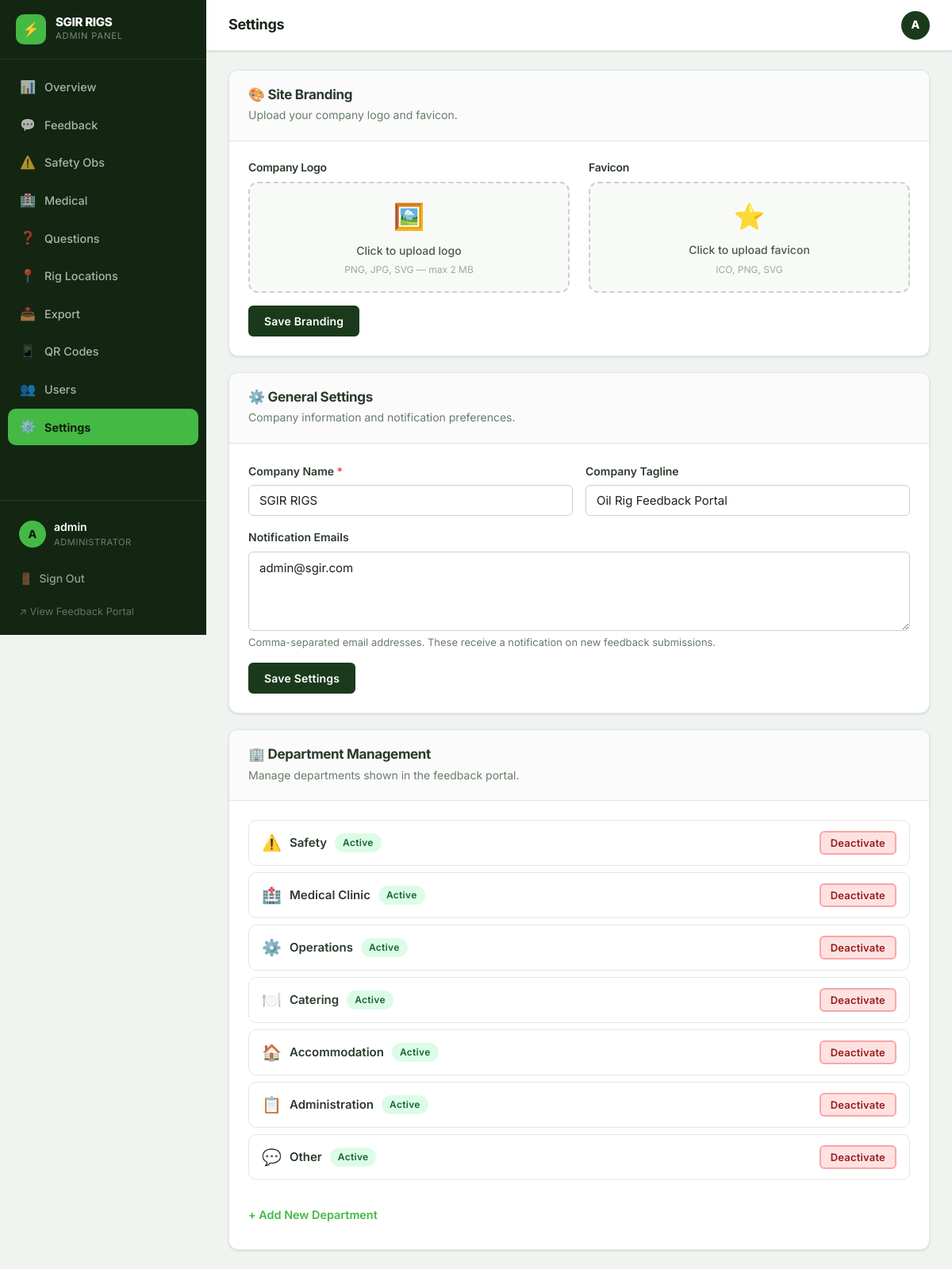
The app's page /dashboard/settings.php (signed in) with its own data.
### tables this page shows
CREATE TABLE IF NOT EXISTS admin_settings (
    id                  INT UNSIGNED PRIMARY KEY DEFAULT 1,
    notification_emails TEXT         NULL,
    company_name        VARCHAR(150) NOT NULL DEFAULT 'SGIR RIGS',
    company_tagline     VARCHAR(255) NOT NULL DEFAULT 'Feedback Portal',
    logo_path           VARCHAR(500) NULL,
    favicon_path        VARCHAR(500) NULL,
    updated_at          DATETIME     NOT NULL DEFAULT CURRENT_TIMESTAMP ON UPDATE CURRENT_TIMESTAMP
);

CREATE TABLE IF NOT EXISTS departments (
    id         INT UNSIGNED AUTO_INCREMENT PRIMARY KEY,
    name       VARCHAR(100) NOT NULL,
    slug       VARCHAR(100) NOT NULL UNIQUE,
    icon       VARCHAR(20)  NOT NULL DEFAULT '💬',
    is_active  TINYINT(1)   NOT NULL DEFAULT 1,
    sort_order INT          NOT NULL DEFAULT 0,
    created_at DATETIME     NOT NULL DEFAULT CURRENT_TIMESTAMP
);

### includes/helpers.php (called while the page is built, shortened)
<?php
function h(?string $str): string
{
    return htmlspecialchars((string)$str, ENT_QUOTES | ENT_SUBSTITUTE, 'UTF-8');
}
function get_site_settings(PDO $pdo): array
{
    $stmt = $pdo->query('SELECT * FROM admin_settings WHERE id = 1 LIMIT 1');
    $row  = $stmt->fetch();
    $settings = $row ?: [
        'id'                  => 1,
        'notification_emails' => '',
        'company_name'        => APP_NAME,
        'company_tagline'     => APP_TAGLINE,
        'logo_path'           => null,
        'favicon_path'        => null,
    ];
    return $settings;
}

### dashboard/settings.php (the view, shortened to what this page needs)
<?php
require_once ROOT . '/config/database.php';
require_once ROOT . '/includes/helpers.php';
$settings     = get_site_settings($pdo);
$current_page = 'settings';
$departments = $pdo->query('SELECT * FROM departments ORDER BY sort_order, name')->fetchAll();
$faviconPath = $settings['favicon_path'] ? BASE_URL . '/' . ltrim($settings['favicon_path'], '/') : null;
?>
<!DOCTYPE html>
<html lang="en">
<head>
<link rel="stylesheet" href="<?= ASSET_URL ?>/css/main.css">
<link rel="stylesheet" href="<?= ASSET_URL ?>/css/dashboard.css">
</head>
<body class="dashboard-body">
<div class="dashboard-layout">
<?php require_once ROOT . '/includes/sidebar.php'; ?>
<div class="main-content">
  <div class="topbar">
    <div class="topbar-left">
      <h1 class="topbar-title">Settings</h1>
    </div>
    <div class="topbar-right">
      <div class="topbar-avatar"><?= mb_strtoupper(mb_substr($_SESSION['username'] ?? 'A', 0, 1)) ?></div>
    </div>
  </div>
  <div class="page-content">
    <div class="settings-layout">
      <div class="card settings-card">
        <div class="card-header settings-card-header">
          <h2>🎨 Site Branding</h2>
          <p>Upload your company logo and favicon.</p>
        </div>
        <div class="card-body">
          <form method="POST" action="" enctype="multipart/form-data">
            <div class="branding-row">
              <div class="branding-item">
                <h4>Company Logo</h4>
                <div class="upload-box" id="logoBox">
                  <?php if ($logoPath): ?>
                    <img src="<?= h($logoPath) ?>" alt="Current Logo" class="upload-preview">
                  <?php else: ?>
                    <div class="upload-prompt">
                      <div class="upload-icon">🖼️</div>
                      <p>Click to upload logo</p>
                      <small>PNG, JPG, SVG — max 2 MB</small>
                    </div>
                  <?php endif; ?>
                </div>
              </div>
              <div class="branding-item">
                <h4>Favicon</h4>
                <div class="upload-box upload-box--small" id="faviconBox">
                  <?php if ($faviconPath): ?>
                    <img src="<?= h($faviconPath) ?>" alt="Current Favicon" class="upload-preview">
                  <?php else: ?>
                    <div class="upload-prompt">
                      <div class="upload-icon">⭐</div>
                      <p>Click to upload favicon</p>
                      <small>ICO, PNG, SVG</small>
                    </div>
                  <?php endif; ?>
                </div>
              </div>
            </div>
            <button type="submit" class="btn btn-primary mt-4">Save Branding</button>
          </form>
        </div>
      </div>
      <div class="card settings-card">
        <div class="card-header settings-card-header">
          <h2>⚙️ General Settings</h2>
          <p>Company information and notification preferences.</p>
        </div>
        <div class="card-body">
          <form method="POST" action="">
            <div class="settings-form-grid">
              <div class="form-group">
                <label class="form-label required" for="company_name">Company Name</label>
                <input type="text" id="company_name" name="company_name" class="form-input"
                       value="<?= h($settings['company_name']) ?>" required>
              </div>
              <div class="form-group">
                <label class="form-label" for="company_tagline">Company Tagline</label>
                <input type="text" id="company_tagline" name="company_tagline" class="form-input"
                       value="<?= h($settings['company_tagline']) ?>"
                       placeholder="e.g., Oil Rig Feedback Portal">
              </div>
            </div>
            <div class="form-group">
              <label class="form-label" for="notification_emails">Notification Emails</label>
              <textarea id="notification_emails" name="notification_emails"
                        class="form-textarea" rows="3"
                        placeholder="admin@example.com, manager@example.com"><?= h($settings['notification_emails'] ?? '') ?></textarea>
              <p class="form-hint">Comma-separated email addresses. These receive a notification on new feedback submissions.</p>
            </div>
            <button type="submit" class="btn btn-primary">Save Settings</button>
          </form>
        </div>
      </div>
      <div class="card settings-card">
        <div class="card-header settings-card-header">
          <h2>🏢 Department Management</h2>
          <p>Manage departments shown in the feedback portal.</p>
        </div>
        <div class="card-body">
          <div class="dept-list">
            <?php foreach ($departments as $dept): ?>
            <div class="dept-list-item <?= $dept['is_active'] ? '' : 'dept-list-item--inactive' ?>">
              <div class="dept-list-info">
                <span class="dept-list-icon"><?= $dept['icon'] ?></span>
                <span class="dept-list-name"><?= h($dept['name']) ?></span>
                <span class="badge <?= $dept['is_active'] ? 'badge-actioned' : 'badge-new' ?>">
                  <?= $dept['is_active'] ? 'Active' : 'Inactive' ?>
                </span>
              </div>
              <form method="POST" action="" class="dept-toggle-form">
                <button type="submit" class="btn btn-sm <?= $dept['is_active'] ? 'btn-danger' : 'btn-outline' ?>">
                  <?= $dept['is_active'] ? 'Deactivate' : 'Activate' ?>
                </button>
              </form>
            </div>
            <?php endforeach; ?>
          </div>
          <details class="add-dept-details">
            <summary class="add-dept-summary">+ Add New Department</summary>
          </details>
        </div>
      </div>
    </div>
  </div>
</div>
</div>
</body>
</html>

### includes/sidebar.php (shortened to what this page needs)
<?php
$company  = h($settings['company_name'] ?? APP_NAME);
$logoPath = !empty($settings['logo_path'])
    ? BASE_URL . '/' . ltrim($settings['logo_path'], '/')
    : null;
$username = h($_SESSION['username'] ?? 'Admin');
$_sidebar_role = $_SESSION['user_role'] ?? 'admin';
$nav_items_all = [
    'overview'  => ['icon' => '📊', 'label' => 'Overview',    'url' => BASE_URL . '/dashboard/overview.php',  'roles' => ['admin','supervisor']],
    'feedback'  => ['icon' => '💬', 'label' => 'Feedback',    'url' => BASE_URL . '/dashboard/feedback.php',  'roles' => ['admin','supervisor']],
    'safety'    => ['icon' => '⚠️', 'label' => 'Safety Obs', 'url' => BASE_URL . '/dashboard/safety.php',    'roles' => ['admin','supervisor']],
    'medical'   => ['icon' => '🏥', 'label' => 'Medical',     'url' => BASE_URL . '/dashboard/medical.php',   'roles' => ['admin','supervisor']],
    'questions' => ['icon' => '❓', 'label' => 'Questions',   'url' => BASE_URL . '/dashboard/questions.php', 'roles' => ['admin']],
    'locations' => ['icon' => '📍', 'label' => 'Rig Locations','url' => BASE_URL . '/dashboard/locations.php', 'roles' => ['admin']],
    'export'    => ['icon' => '📥', 'label' => 'Export',      'url' => BASE_URL . '/dashboard/export.php',    'roles' => ['admin']],
    'qrcodes'   => ['icon' => '📱', 'label' => 'QR Codes',    'url' => BASE_URL . '/dashboard/qr-codes.php', 'roles' => ['admin']],
    'users'     => ['icon' => '👥', 'label' => 'Users',       'url' => BASE_URL . '/dashboard/users.php',     'roles' => ['admin']],
    'settings'  => ['icon' => '⚙️', 'label' => 'Settings',   'url' => BASE_URL . '/dashboard/settings.php',  'roles' => ['admin']],
];
$nav_items = array_filter(
    $nav_items_all,
    fn($item) => in_array($_sidebar_role, $item['roles'], true)
);
?>
<aside class="sidebar" id="sidebar">
  <div class="sidebar-logo-wrap">
    <?php if ($logoPath): ?>
      <img src="<?= h($logoPath) ?>" alt="<?= $company ?>" class="sidebar-logo-img">
    <?php else: ?>
      <div class="sidebar-logo-icon">⚡</div>
    <?php endif; ?>
    <div class="sidebar-logo-text">
      <span class="sidebar-company"><?= $company ?></span>
      <span class="sidebar-sub">Admin Panel</span>
    </div>
  </div>
  <nav class="sidebar-nav" role="navigation" aria-label="Main navigation">
    <?php foreach ($nav_items as $key => $item): ?>
      <a href="<?= $item['url'] ?>"
         class="sidebar-nav-item <?= $current_page === $key ? 'active' : '' ?>"
         <?= $current_page === $key ? 'aria-current="page"' : '' ?>>
        <span class="nav-icon"><?= $item['icon'] ?></span>
        <span class="nav-label"><?= $item['label'] ?></span>
      </a>
    <?php endforeach; ?>
  </nav>
  <div class="sidebar-bottom">
    <div class="sidebar-user">
      <div class="user-avatar"><?= mb_strtoupper(mb_substr($username, 0, 1)) ?></div>
      <div class="user-info">
        <span class="user-name"><?= $username ?></span>
        <span class="user-role"><?= $_sidebar_role === 'admin' ? 'Administrator' : 'Supervisor' ?></span>
      </div>
    </div>
    <a href="<?= BASE_URL ?>/dashboard/logout.php" class="sidebar-logout-btn">
      <span>🚪</span> Sign Out
    </a>
    <a href="<?= BASE_URL ?>/feedback/index.php" class="sidebar-portal-link" target="_blank">
      ↗ View Feedback Portal
    </a>
  </div>
</aside>

### assets/css/main.css (style rules this page uses)
:root { --primary-900: #0d1f0d; --primary-800: #122612; --primary-700: #1B3A1B; --primary-600: #245924; --primary-500: #2d712d; --accent-500: #44B944; --accent-400: #5dd15d; --accent-300: #80dc80; --neutral-50: #f8faf8; --neutral-100: #f0f4f0; --neutral-200: #e2e8e2; --neutral-300: #c8d4c8; --neutral-400: #9aaa9a; --neutral-500: #6b7c6b; --neutral-600: #4a5a4a; --neutral-700: #2d3a2d; --neutral-800: #1a241a; --neutral-900: #0d120d; --success: #22c55e; --warning: #f59e0b; --error: #ef4444; --info: #3b82f6; --shadow-sm: 0 1px 3px rgba(0,0,0,0.12); --shadow-md: 0 4px 12px rgba(0,0,0,0.15); --shadow-lg: 0 10px 30px rgba(0,0,0,0.20); --shadow-xl: 0 20px 60px rgba(0,0,0,0.25); --radius-sm: 6px; --radius-md: 12px; --radius-lg: 20px; --radius-xl: 28px; --transition: 0.2s ease; }
*, *::before, *::after { box-sizing: border-box; }
html { font-size: 16px; scroll-behavior: smooth; -webkit-text-size-adjust: 100%; }
body { margin: 0; font-family: 'Inter', -apple-system, BlinkMacSystemFont, 'Segoe UI', sans-serif; font-size: 0.9375rem; line-height: 1.6; color: #1e293b; background: var(--neutral-100); -webkit-font-smoothing: antialiased; -moz-osx-font-smoothing: grayscale; }
h1, h2, h3, h4, h5, h6 { margin: 0; line-height: 1.25; font-weight: 700; letter-spacing: -0.02em; color: var(--neutral-800); }
p { margin: 0 0 1rem; }
a { color: var(--accent-500); text-decoration: none; }
button { cursor: pointer; font-family: inherit; }
input, select, textarea { font-family: inherit; }
.mt-4 { margin-top: 16px; }
.card { background: #fff; border-radius: var(--radius-md); box-shadow: var(--shadow-sm); border: 1px solid var(--neutral-200); overflow: hidden; }
.card-header { padding: 16px 24px; border-bottom: 1px solid var(--neutral-200); background: #fafbfa; }
.card-header h2, .card-header h3 { font-size: 1rem; color: var(--neutral-700); }
.card-body { padding: 24px; }
.badge { display: inline-flex; align-items: center; padding: 2px 10px; border-radius: 999px; font-size: 0.75rem; font-weight: 600; letter-spacing: 0.3px; text-transform: capitalize; }
.badge-actioned { background: #dcfce7; color: #166534; }
.btn { display: inline-flex; align-items: center; justify-content: center; gap: 6px; padding: 9px 18px; border-radius: var(--radius-sm); font-size: 0.875rem; font-weight: 600; border: 2px solid transparent; cursor: pointer; text-decoration: none; transition: background var(--transition), box-shadow var(--transition), transform var(--transition), border-color var(--transition); white-space: nowrap; letter-spacing: 0.2px; }
.btn-primary { background: var(--primary-700); color: #fff; border-color: var(--primary-700); }
.btn-danger { background: #fee2e2; color: #991b1b; border-color: #fca5a5; }
.btn-sm { padding: 5px 12px; font-size: 0.8125rem; border-radius: 6px; }
.form-group { margin-bottom: 16px; }
.form-label { display: block; font-size: 0.875rem; font-weight: 600; color: var(--neutral-700); margin-bottom: 6px; }
.form-label.required::after { content: ' *'; color: var(--error); }
.form-hint { font-size: 0.8125rem; color: var(--neutral-500); margin-top: 4px; }
.form-input, .form-select, .form-textarea { display: block; width: 100%; padding: 9px 13px; border: 1.5px solid var(--neutral-300); border-radius: var(--radius-sm); font-size: 0.9375rem; color: var(--neutral-800); background: #fff; transition: border-color var(--transition), box-shadow var(--transition); outline: none; -webkit-appearance: none; appearance: none; }
.form-input::placeholder, .form-textarea::placeholder { color: var(--neutral-400); }
.form-textarea { resize: vertical; min-height: 100px; line-height: 1.5; }

### records on screen
admin_settings: company_name "SGIR RIGS", company_tagline "Oil Rig Feedback Portal", notification_emails "admin@sgir.com"
departments: icon "⚠️", name "Safety", is_active "Active"
departments: icon "🏥", name "Medical Clinic", is_active "Active"
departments: icon "⚙️", name "Operations", is_active "Active"
departments: icon "🍽️", name "Catering", is_active "Active"
departments: icon "🏠", name "Accommodation", is_active "Active"
departments: icon "📋", name "Administration", is_active "Active"
departments: icon "💬", name "Other", is_active "Active"

### other values on screen
$item['icon'] "📊"
$item['label'] "Overview"
$item['icon'] "💬"
$item['label'] "Feedback"
$item['icon'] "⚠️"
$item['label'] "Safety Obs"
$item['icon'] "🏥"
$item['label'] "Medical"
$item['icon'] "❓"
$item['label'] "Questions"
$item['icon'] "📍"
$item['label'] "Rig Locations"
$item['icon'] "📥"
$item['label'] "Export"
$item['icon'] "📱"
